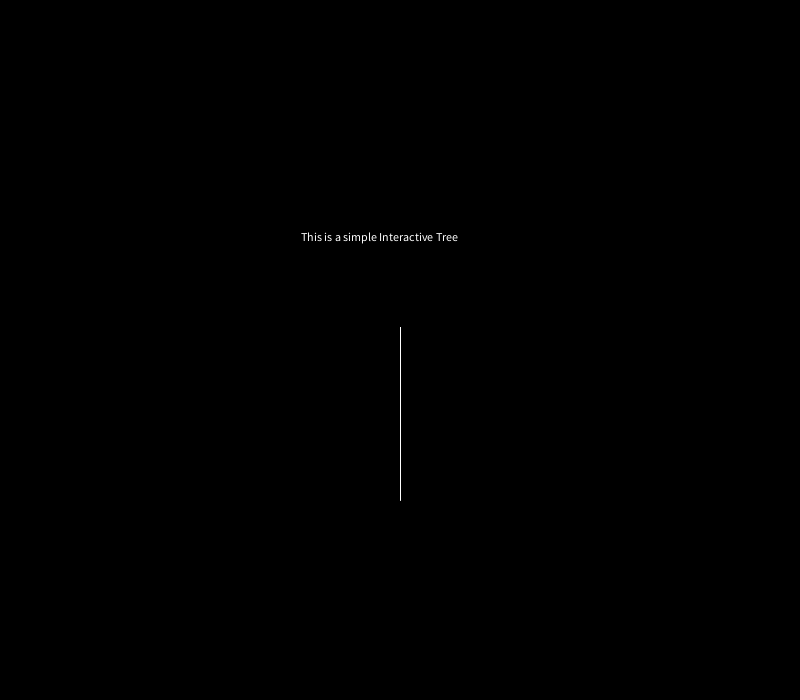
Frame 1 (no input)
Frame 60 (the mouse pressed at the canvas centre just before this capture): identical to frame 1, image omitted
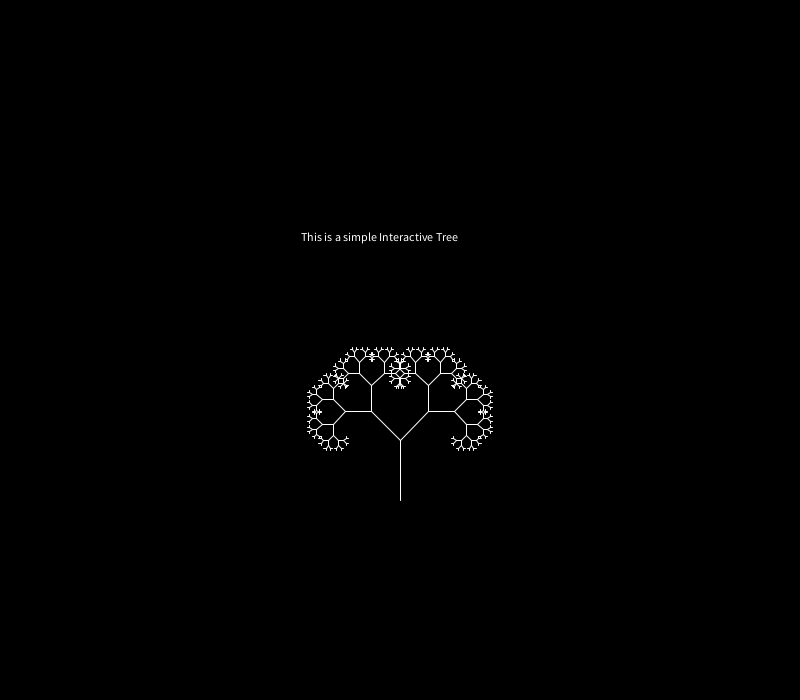
Frame 120 (the mouse held since frame 60 and released just before this capture)

The Processing sketch that drew these frames (run headless with seeded random() and noise(); from frame 60 on, the mouse is pressed at the canvas centre):

// Processing sketch: processing_138277
// ── processing_138277.pde

/**
 * Interactive Tree
 * by Kavish Jadwani
 * 
 * Renders a simple tree-like structure via recursion
 * Branching angle calculated as a function of horizontal mouse location
 */

float theta;   
int i=0;
void setup() {
  
  size(800,700);
  smooth();
}

void draw() {
//  strokeWeight(10);
//  text("This is a simple Interactive Tree ",10,100);
  strokeWeight(1);
  background(0);
  frameRate(30);
  stroke(255);
  // Let's pick an angle 0 to 90 degrees based on the mouse position
  float a = (mouseX / (float) width) * 90f;
  // Convert it to radians
  theta = radians(a);
  // Start the tree from the bottom of the screen
  translate(width/2,height-200);
  // Draw a line 60 pixels

 line(0,0,0,-60);
  // Move to the end of that line
  translate(0,-60);
  // Start the recursive branching!
  branch(60);

  text("This is a simple Interactive Tree ",-100,-200);

}

void branch(float h) {
  // Each branch will be 2/3rds the size of the previous one
  h *= 0.66f;

  // All recursive functions must have an exit condition!!!!
  // Here, ours is when the length of the branch is 2 pixels or less
  if (h > 2) {
    pushMatrix();    // Save the current state of transformation (i.e. where are we now)
    rotate(theta);   // Rotate by theta
    line(0,0,0,-h);  // Draw the branch
    translate(0,-h); // Move to the end of the branch
    branch(h);       // Ok, now call myself to draw two new branches!!
    popMatrix();     // Whenever we get back here, we "pop" in order to restore the previous matrix state

    // Repeat the same thing, only branch off to the "left" this time!
    pushMatrix();
    rotate(-theta);
    line(0,0,0,-h);
    translate(0,-h);
    branch(h);
    popMatrix();
  }
}
void keyPressed(){
  if(key=='s'||key=='S'){
    i=i+50;
    
    strokeWeight(i);
    text("This is a simple Interactive Tree ",-100,-200);
  }
  }
